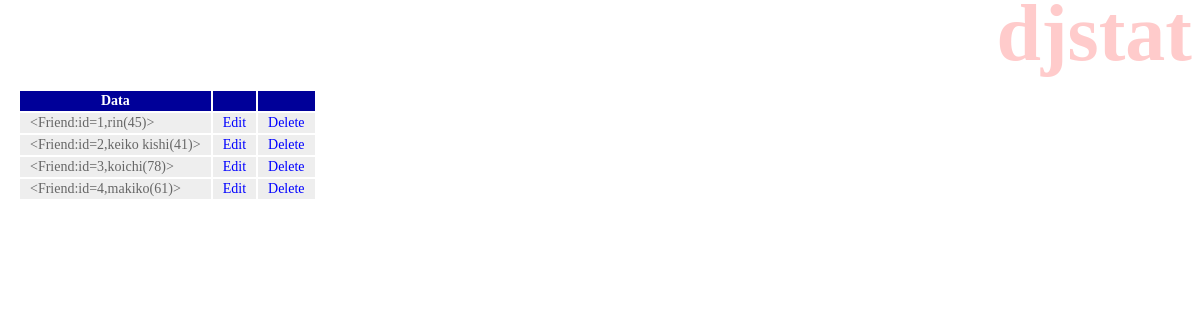
Page /djstart/ on the committed database.
### djstart/models.py (models this page shows)
class Friend(models.Model):
    name=models.CharField(max_length=100)
    mail=models.EmailField(max_length=200)
    gender=models.BooleanField()
    age=models.IntegerField(default=0)
    birthday=models.DateField()
    def __str__(self):
        return '<Friend:id='+ str(self.id) +',' + self.name + '(' + str(self.age)+')>'

### djstart/views.py (the view)
# urls.py: path('',views.index,name='index'),
def index(request):
    data=Friend.objects.all()
    params ={
        'title':'djstat',
        'data':data,
    }
    return render(request,'djstart/index.html',params)

### djstart/templates/djstart/index.html (shortened to what this page needs)
{% load static %}
<!DOCTYPE html>
<html lang="ja">
<head>
    <link rel="stylesheet" type="text/css" href = "{% static 'djstart/css/style.css' %}" />
</head>
<body>
    <h1>{{title}}</h1>
    <table>
       <tr>
           <th>Data</th>
           <th></th>
           <th></th>
       </tr>
       {% for item in data %}
       <tr>
           <td>{{item}}</td>
           <td><a href="{% url 'edit' item.id %}">Edit</a></td>
           <td><a href="{% url 'delete' item.id %}">Delete</a></td>
       </tr>
       {% endfor %}
    </table>
</body>
</html>

### djstart/static/djstart/css/style.css (style rules this page uses)
body { color: gray; font-size: 16pt; }
h1 { color: red; opacity: 0.2; font-size: 60pt; margin-top: -20px; margin-bottom: 0; text-align: right; }
a { color: blue; text-decoration: none; }
table { margin: 10px; font-size: 14px; }
table tr th { background-color: #009; color: white; padding: 2px 10px; border: 2px; }
table tr td { background-color: #eee; color: #666; padding: 2px 10px; border: 2px; }

### rows in the picture
Friend: id+name+age "<Friend:id=1,rin(45)>"
Friend: id+name+age "<Friend:id=2,keiko kishi(41)>"
Friend: id+name+age "<Friend:id=3,koichi(78)>"
Friend: id+name+age "<Friend:id=4,makiko(61)>"
